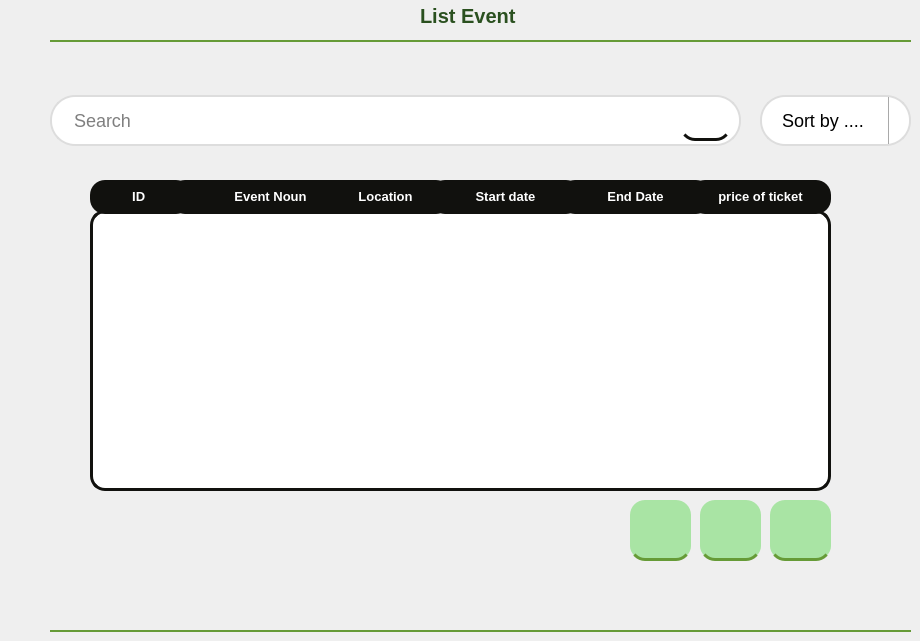
        <widget class="QWidget" name="page_4">
         <widget class="QLineEdit" name="searchevent">
          <property name="geometry">
           <rect>
            <x>50</x>
            <y>80</y>
            <width>691</width>
            <height>81</height>
           </rect>
          </property>
          <property name="font">
           <font>
            <pointsize>-1</pointsize>
           </font>
          </property>
          <property name="styleSheet">
           <string notr="true"> width: 300px; /* Width of the text box */
    padding: 12px 20px; /* Padding inside the text box */
    margin: 15px 0; /* Margin around the text box */
    border: 2px solid #ddd; /* Base border color */
    border-radius: 25px; /* Rounded corners */
    font-size: 18px; /* Font size */
    box-shadow: 0 4px 6px rgba(0, 0, 0, 0.1); /* Subtle shadow for depth */
    transition: all 0.3s ease; /* Smooth transition for interactions */
    outline: none; /* Removing default focus outline */
	background-color:white;</string>
          </property>
          <property name="placeholderText">
           <string>Search</string>
          </property>
         </widget>
         <widget class="QPushButton" name="chercher">
          <property name="geometry">
           <rect>
            <x>680</x>
            <y>100</y>
            <width>51</width>
            <height>41</height>
           </rect>
          </property>
          <property name="styleSheet">
           <string notr="true">QPushButton {

   position: absolute;
width: 1200px;
height: 649px;

background:  transparent;
border: none;

/* Events */

position: absolute;
width: 63px;
height: 32px;

font-family: 'Athiti';
font-style: normal;
font-weight: 700;
font-size: 20px;
line-height: 32px;
text-align: center;

color: #2A501F;
border-radius:15px;
border-bottom:3px solid #11110E;
}
</string>
          </property>
          <property name="text">
           <string/>
          </property>
          <property name="icon">
           <iconset resource="resources.qrc">
            <normaloff>:/images/images/search (2).png</normaloff>:/images/images/search (2).png</iconset>
          </property>
          <property name="iconSize">
           <size>
            <width>25</width>
            <height>25</height>
           </size>
          </property>
         </widget>
         <widget class="QTableView" name="tableView_14">
          <property name="geometry">
           <rect>
            <x>90</x>
            <y>210</y>
            <width>741</width>
            <height>281</height>
           </rect>
          </property>
          <property name="sizePolicy">
           <sizepolicy hsizetype="Fixed" vsizetype="Fixed">
            <horstretch>0</horstretch>
            <verstretch>0</verstretch>
           </sizepolicy>
          </property>
          <property name="focusPolicy">
           <enum>Qt::NoFocus</enum>
          </property>
          <property name="autoFillBackground">
           <bool>false</bool>
          </property>
          <property name="styleSheet">
           <string notr="true">background:white;
border:3px solid #11110E;
border-radius: 15px 15px 50px 50px;
</string>
          </property>
          <property name="frameShape">
           <enum>QFrame::NoFrame</enum>
          </property>
          <property name="horizontalScrollBarPolicy">
           <enum>Qt::ScrollBarAlwaysOff</enum>
          </property>
          <property name="sizeAdjustPolicy">
           <enum>QAbstractScrollArea::AdjustIgnored</enum>
          </property>
          <property name="editTriggers">
           <set>QAbstractItemView::NoEditTriggers</set>
          </property>
          <property name="tabKeyNavigation">
           <bool>false</bool>
          </property>
          <property name="showDropIndicator" stdset="0">
           <bool>false</bool>
          </property>
          <property name="dragDropOverwriteMode">
           <bool>false</bool>
          </property>
          <property name="alternatingRowColors">
           <bool>true</bool>
          </property>
          <property name="selectionMode">
           <enum>QAbstractItemView::SingleSelection</enum>
          </property>
          <property name="selectionBehavior">
           <enum>QAbstractItemView::SelectRows</enum>
          </property>
          <property name="textElideMode">
           <enum>Qt::ElideNone</enum>
          </property>
          <property name="showGrid">
           <bool>false</bool>
          </property>
          <property name="gridStyle">
           <enum>Qt::NoPen</enum>
          </property>
          <property name="cornerButtonEnabled">
           <bool>false</bool>
          </property>
          <attribute name="horizontalHeaderVisible">
           <bool>false</bool>
          </attribute>
          <attribute name="horizontalHeaderMinimumSectionSize">
           <number>30</number>
          </attribute>
          <attribute name="horizontalHeaderDefaultSectionSize">
           <number>120</number>
          </attribute>
         </widget>
         <widget class="QLabel" name="label_146">
          <property name="geometry">
           <rect>
            <x>90</x>
            <y>180</y>
            <width>101</width>
            <height>34</height>
           </rect>
          </property>
          <property name="font">
           <font>
            <pointsize>10</pointsize>
            <weight>75</weight>
            <bold>true</bold>
           </font>
          </property>
          <property name="styleSheet">
           <string notr="true">
	color:white;
	background:#11110E;
	border-radius:15px;
</string>
          </property>
          <property name="text">
           <string>&lt;html&gt;&lt;head/&gt;&lt;body&gt;&lt;p align=&quot;center&quot;&gt;ID &lt;/p&gt;&lt;/body&gt;&lt;/html&gt;</string>
          </property>
         </widget>
         <widget class="QLabel" name="label_147">
          <property name="geometry">
           <rect>
            <x>170</x>
            <y>180</y>
            <width>201</width>
            <height>34</height>
           </rect>
          </property>
          <property name="font">
           <font>
            <pointsize>10</pointsize>
            <weight>75</weight>
            <bold>true</bold>
           </font>
          </property>
          <property name="styleSheet">
           <string notr="true">
	color:white;
	background:#11110E;
	border-radius:15px;
</string>
          </property>
          <property name="text">
           <string>&lt;html&gt;&lt;head/&gt;&lt;body&gt;&lt;p align=&quot;center&quot;&gt;Event Noun&lt;/p&gt;&lt;/body&gt;&lt;/html&gt;</string>
          </property>
         </widget>
         <widget class="QLabel" name="label_148">
          <property name="geometry">
           <rect>
            <x>430</x>
            <y>180</y>
            <width>151</width>
            <height>34</height>
           </rect>
          </property>
          <property name="font">
           <font>
            <pointsize>10</pointsize>
            <weight>75</weight>
            <bold>true</bold>
           </font>
          </property>
          <property name="styleSheet">
           <string notr="true">
	color:white;
	background:#11110E;
	border-radius:15px;
</string>
          </property>
          <property name="text">
           <string>&lt;html&gt;&lt;head/&gt;&lt;body&gt;&lt;p align=&quot;center&quot;&gt;Start date&lt;/p&gt;&lt;/body&gt;&lt;/html&gt;</string>
          </property>
         </widget>
         <widget class="QLabel" name="label_150">
          <property name="geometry">
           <rect>
            <x>320</x>
            <y>180</y>
            <width>131</width>
            <height>34</height>
           </rect>
          </property>
          <property name="font">
           <font>
            <pointsize>10</pointsize>
            <weight>75</weight>
            <bold>true</bold>
           </font>
          </property>
          <property name="styleSheet">
           <string notr="true">
	color:white;
	background:#11110E;
	border-radius:15px;
</string>
          </property>
          <property name="text">
           <string>&lt;html&gt;&lt;head/&gt;&lt;body&gt;&lt;p align=&quot;center&quot;&gt;Location&lt;/p&gt;&lt;/body&gt;&lt;/html&gt;</string>
          </property>
         </widget>
         <widget class="QLabel" name="label_152">
          <property name="geometry">
           <rect>
            <x>560</x>
            <y>180</y>
            <width>151</width>
            <height>34</height>
           </rect>
          </property>
          <property name="font">
           <font>
            <pointsize>10</pointsize>
            <weight>75</weight>
            <bold>true</bold>
           </font>
          </property>
          <property name="styleSheet">
           <string notr="true">
	color:white;
	background:#11110E;
	border-radius:15px;
</string>
          </property>
          <property name="text">
           <string>&lt;html&gt;&lt;head/&gt;&lt;body&gt;&lt;p align=&quot;center&quot;&gt;End Date&lt;/p&gt;&lt;/body&gt;&lt;/html&gt;</string>
          </property>
         </widget>
         <widget class="Line" name="line_8">
          <property name="geometry">
           <rect>
            <x>50</x>
            <y>40</y>
            <width>861</width>
            <height>2</height>
           </rect>
          </property>
          <property name="styleSheet">
           <string notr="true">background-color:#669B37;
border-width: 1px;
border: 2px solid #669B37;
</string>
          </property>
          <property name="orientation">
           <enum>Qt::Horizontal</enum>
          </property>
         </widget>
         <widget class="QLabel" name="label_60">
          <property name="geometry">
           <rect>
            <x>420</x>
            <y>0</y>
            <width>191</width>
            <height>31</height>
           </rect>
          </property>
          <property name="styleSheet">
           <string notr="true">color: #2A501F;
font-family: 'Athiti';
font-style: normal;
font-weight: 700;
font-size: 20px;
background-color: none;</string>
          </property>
          <property name="text">
           <string>List Event</string>
          </property>
         </widget>
         <widget class="QLabel" name="label_product_12">
          <property name="geometry">
           <rect>
            <x>380</x>
            <y>0</y>
            <width>31</width>
            <height>31</height>
           </rect>
          </property>
          <property name="font">
           <font>
            <family>Athiti</family>
            <weight>75</weight>
            <italic>false</italic>
            <bold>true</bold>
           </font>
          </property>
          <property name="layoutDirection">
           <enum>Qt::LeftToRight</enum>
          </property>
          <property name="styleSheet">
           <string notr="true">#label {

font-family: 'Athiti';
font-style: normal;
font-weight: 700;
font-size: 20px;
line-height: 32px;
/* identical to box height */
text-align: center;

color: #2A501F;}</string>
          </property>
          <property name="text">
           <string/>
          </property>
          <property name="pixmap">
           <pixmap resource="resources.qrc">:/images/images/list.png</pixmap>
          </property>
          <property name="scaledContents">
           <bool>true</bool>
          </property>
         </widget>
         <widget class="QComboBox" name="comboBox_2">
          <property name="geometry">
           <rect>
            <x>760</x>
            <y>80</y>
            <width>151</width>
            <height>81</height>
           </rect>
          </property>
          <property name="styleSheet">
           <string notr="true">QComboBox {
    padding: 12px 20px; /* Padding inside the text box */
    margin: 15px 0; /* Margin around the text box */
    border: 2px solid #ddd; /* Base border color */
    border-radius: 25px; /* Rounded corners */
    font-size: 18px; /* Font size */
    box-shadow: 0 4px 6px rgba(0, 0, 0, 0.1); /* Subtle shadow for depth */
    transition: all 0.3s ease; /* Smooth transition for interactions */
    outline: none; /* Removing default focus outline */
	background: white
}

QComboBox:editable {
    background: white;
margin:-10px
}

QComboBox::drop-down {
    border: none;
    subcontrol-origin: padding;
    subcontrol-position: right;
    width: 20px;
    border-left-width: 1px;
    border-left-color: darkgray;
    border-left-style: solid; /* just a single line */
    border-top-right-radius: 3px; /* same radius as the QComboBox */
    border-bottom-right-radius: 3px;
}

QComboBox::down-arrow {
    image: url(:/images/images/down-arrow.png);
    width: 16px; /* largeur désirée */
    height: 16px; /* hauteur désirée */
}</string>
          </property>
          <item>
           <property name="text">
            <string>Sort by ....</string>
           </property>
          </item>
          <item>
           <property name="text">
            <string>ID</string>
           </property>
          </item>
          <item>
           <property name="text">
            <string>Noun Event</string>
           </property>
          </item>
          <item>
           <property name="text">
            <string>Date</string>
           </property>
          </item>
         </widget>
         <widget class="QPushButton" name="supprimer_11">
          <property name="geometry">
           <rect>
            <x>770</x>
            <y>500</y>
            <width>61</width>
            <height>61</height>
           </rect>
          </property>
          <property name="styleSheet">
           <string notr="true">QPushButton{/* Rectangle 9 */

position: absolute;
width: 1200px;
height: 649px;

background: #A9E4A4;
border: none;

/* Events */

position: absolute;
width: 63px;
height: 32px;

font-family: 'Athiti';
font-style: normal;
font-weight: 700;
font-size: 20px;
line-height: 32px;
/* identical to box height */
text-align: center;

color: #2A501F;
border-radius:15px;
border-bottom:3px solid #669B37;
}

QPushButton:hover{
position: absolute;
width: 185px;
height: 56px;

background: #8BD086;
box-shadow: 0px 4px 4px rgba(0, 0, 0, 0.25);
}</string>
          </property>
          <property name="text">
           <string/>
          </property>
          <property name="icon">
           <iconset resource="resources.qrc">
            <normaloff>:/images/images/ajout.png</normaloff>:/images/images/ajout.png</iconset>
          </property>
          <property name="iconSize">
           <size>
            <width>30</width>
            <height>30</height>
           </size>
          </property>
         </widget>
         <widget class="QPushButton" name="supprimer_12">
          <property name="geometry">
           <rect>
            <x>700</x>
            <y>500</y>
            <width>61</width>
            <height>61</height>
           </rect>
          </property>
          <property name="styleSheet">
           <string notr="true">QPushButton{/* Rectangle 9 */

position: absolute;
width: 1200px;
height: 649px;

background: #A9E4A4;
border: none;

/* Events */

position: absolute;
width: 63px;
height: 32px;

font-family: 'Athiti';
font-style: normal;
font-weight: 700;
font-size: 20px;
line-height: 32px;
/* identical to box height */
text-align: center;

color: #2A501F;
border-radius:15px;
border-bottom:3px solid #669B37;
}

QPushButton:hover{
position: absolute;
width: 185px;
height: 56px;

background: #8BD086;
box-shadow: 0px 4px 4px rgba(0, 0, 0, 0.25);
}</string>
          </property>
          <property name="text">
           <string/>
          </property>
          <property name="icon">
           <iconset resource="resources.qrc">
            <normaloff>:/images/images/stat.png</normaloff>:/images/images/stat.png</iconset>
          </property>
          <property name="iconSize">
           <size>
            <width>30</width>
            <height>30</height>
           </size>
          </property>
         </widget>
         <widget class="Line" name="line_49">
          <property name="geometry">
           <rect>
            <x>50</x>
            <y>630</y>
            <width>861</width>
            <height>2</height>
           </rect>
          </property>
          <property name="styleSheet">
           <string notr="true">background-color:#669B37;
border-width: 1px;
border: 2px solid #669B37;
</string>
          </property>
          <property name="orientation">
           <enum>Qt::Horizontal</enum>
          </property>
         </widget>
         <widget class="QLabel" name="label_153">
          <property name="geometry">
           <rect>
            <x>690</x>
            <y>180</y>
            <width>141</width>
            <height>34</height>
           </rect>
          </property>
          <property name="font">
           <font>
            <pointsize>10</pointsize>
            <weight>75</weight>
            <bold>true</bold>
           </font>
          </property>
          <property name="styleSheet">
           <string notr="true">
	color:white;
	background:#11110E;
	border-radius:15px;
</string>
          </property>
          <property name="text">
           <string>&lt;html&gt;&lt;head/&gt;&lt;body&gt;&lt;p align=&quot;center&quot;&gt;price of ticket&lt;/p&gt;&lt;/body&gt;&lt;/html&gt;</string>
          </property>
         </widget>
         <widget class="QPushButton" name="tout_supprimer">
          <property name="geometry">
           <rect>
            <x>630</x>
            <y>500</y>
            <width>61</width>
            <height>61</height>
           </rect>
          </property>
          <property name="styleSheet">
           <string notr="true">QPushButton{/* Rectangle 9 */

position: absolute;
width: 1200px;
height: 649px;

background: #A9E4A4;
border: none;

/* Events */

position: absolute;
width: 63px;
height: 32px;

font-family: 'Athiti';
font-style: normal;
font-weight: 700;
font-size: 20px;
line-height: 32px;
/* identical to box height */
text-align: center;

color: #2A501F;
border-radius:15px;
border-bottom:3px solid #669B37;
}

QPushButton:hover{
position: absolute;
width: 185px;
height: 56px;

background: #8BD086;
box-shadow: 0px 4px 4px rgba(0, 0, 0, 0.25);
}</string>
          </property>
          <property name="text">
           <string/>
          </property>
          <property name="icon">
           <iconset resource="resources.qrc">
            <normaloff>:/images/images/delete.png</normaloff>:/images/images/delete.png</iconset>
          </property>
          <property name="iconSize">
           <size>
            <width>30</width>
            <height>30</height>
           </size>
          </property>
         </widget>
        </widget>
